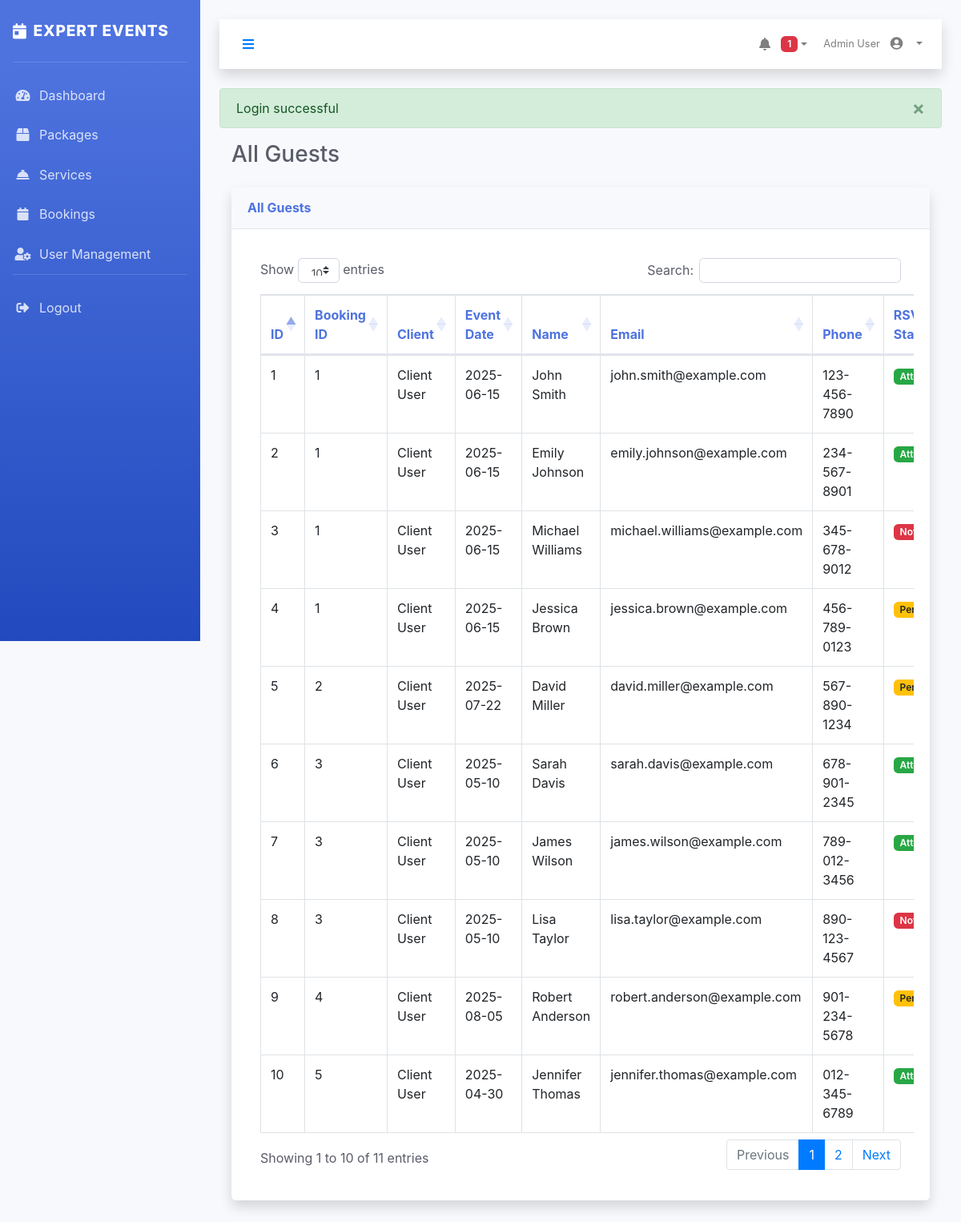
Screenshot of /pages/guests.php (signed in) with the database file from the repository.
### tables this page shows
CREATE TABLE `guests` (
  `id` bigint(20) UNSIGNED NOT NULL,
  `booking_id` int(11) DEFAULT NULL,
  `name` varchar(100) NOT NULL,
  `email` varchar(100) DEFAULT NULL,
  `phone` varchar(20) DEFAULT NULL,
  `rsvp_status` varchar(20) DEFAULT 'pending',
  `last_invited_at` timestamp NOT NULL DEFAULT current_timestamp() ON UPDATE current_timestamp()
);

CREATE TABLE `bookings` (
  `id` bigint(20) UNSIGNED NOT NULL,
  `user_id` int(11) DEFAULT NULL,
  `package_id` int(11) DEFAULT NULL,
  `event_place` varchar(255) DEFAULT NULL,
  `event_date` date DEFAULT NULL,
  `discount` decimal(10,2) DEFAULT NULL,
  `confirmed_by` int(11) DEFAULT NULL,
  `status` varchar(20) DEFAULT 'pending',
  `created_at` timestamp NOT NULL DEFAULT current_timestamp()
);

### config/database.php (called while the page is built, shortened)
<?php
class Database {
    private static $instance = null;
    private $connection;
    private function __construct() {
        $host = "localhost";
        $port = "3306";
        $dbname = "event_v2";
        $user = "root";
        $password = "";
        $dsn = "mysql:host=$host;port=$port;dbname=$dbname;charset=utf8mb4";
        try {
            $this->connection = new PDO($dsn, $user, $password);
            $this->connection->setAttribute(PDO::ATTR_ERRMODE, PDO::ERRMODE_EXCEPTION);
        } catch (PDOException $e) {
            echo "Database Connection Error: " . $e->getMessage();
            exit;
        }
    }
    public static function getInstance() {
        if (self::$instance === null) {
            self::$instance = new self();
        }
        return self::$instance;
    }
    public function query($sql, $params = []) {
        try {
            $stmt = $this->connection->prepare($sql);
            $stmt->execute($params);
            return $stmt->fetchAll(PDO::FETCH_ASSOC);
        } catch (PDOException $e) {
            echo "Query Error: " . $e->getMessage();
            return false;
        }
    }
}
?>

### pages/guests.php (the view, shortened to what this page needs)
<?php
require_once '../includes/header.php';
$bookings = $db->query("SELECT * FROM bookings");
$users = $db->query("SELECT * FROM users");
$guests = $db->query("SELECT * FROM guests");
$userNames = [];
foreach ($users as $user) {
    $userNames[$user['id']] = $user['name'];
}
$bookingId = isset($_GET['booking']) ? intval($_GET['booking']) : null;
$currentBooking = null;
if ($bookingId) {
    foreach ($bookings as $booking) {
        if ($booking['id'] == $bookingId) {
            $currentBooking = $booking;
            break;
        }
    }
    $filteredGuests = array_filter($guests, function($guest) use ($bookingId) {
        return $guest['booking_id'] == $bookingId;
    });
} else {
    $filteredGuests = $guests;
}
?>
<div class="d-sm-flex align-items-center justify-content-between mb-4">
    <h1 class="h3 mb-0 text-gray-800">
        <?php if ($currentBooking): ?>
            Guest Management for Booking #<?php echo $bookingId; ?>
        <?php else: ?>
            All Guests
        <?php endif; ?>
    </h1>
</div>
<div class="card shadow mb-4">
    <div class="card-header py-3">
        <h6 class="m-0 font-weight-bold text-primary">
            <?php echo $currentBooking ? 'Guests List' : 'All Guests'; ?>
        </h6>
    </div>
    <div class="card-body">
        <div class="table-responsive">
            <table class="table table-bordered dataTable" width="100%" cellspacing="0">
                <thead>
                    <tr>
                        <th>ID</th>
                        <?php if (!$currentBooking): ?>
                        <th>Booking ID</th>
                        <th>Client</th>
                        <th>Event Date</th>
                        <?php endif; ?>
                        <th>Name</th>
                        <th>Email</th>
                        <th>Phone</th>
                        <th>RSVP Status</th>
                    </tr>
                </thead>
                <tbody>
                    <?php if (!empty($filteredGuests)): ?>
                        <?php foreach ($filteredGuests as $guest):
                            if (!$currentBooking) {
                                $guestBooking = null;
                                foreach ($bookings as $booking) {
                                    if ($booking['id'] == $guest['booking_id']) {
                                        $guestBooking = $booking;
                                        break;
                                    }
                                }
                            }
                        ?>
                        <tr>
                            <td><?php echo $guest['id']; ?></td>
                            <?php if (!$currentBooking): ?>
                            <td><?php echo $guest['booking_id']; ?></td>
                            <td>
                                <?php
                                if (isset($guestBooking)) {
                                    echo $userNames[$guestBooking['user_id']] ?? 'Unknown';
                                } else {
                                    echo 'Unknown';
                                }
                                ?>
                            </td>
                            <td>
                                <?php
                                if (isset($guestBooking)) {
                                    echo $guestBooking['event_date'];
                                } else {
                                    echo 'Unknown';
                                }
                                ?>
                            </td>
                            <?php endif; ?>
                            <td><?php echo $guest['name']; ?></td>
                            <td><?php echo $guest['email']; ?></td>
                            <td><?php echo $guest['phone']; ?></td>
                            <td>
                                <?php if ($guest['rsvp_status'] === 'yes'): ?>
                                    <span class="badge badge-success">Attending</span>
                                <?php elseif ($guest['rsvp_status'] === 'no'): ?>
                                    <span class="badge badge-danger">Not Attending</span>
                                <?php else: ?>
                                    <span class="badge badge-warning">Pending</span>
                                <?php endif; ?>
                            </td>
                        </tr>
                        <?php endforeach; ?>
                    <?php else: ?>
                        <tr>
                            <td colspan="<?php echo $currentBooking ? '6' : '9'; ?>" class="text-center">No guests found.</td>
                        </tr>
                    <?php endif; ?>
                </tbody>
            </table>
        </div>
    </div>
</div>
<?php require_once '../includes/footer.php'; ?>

### assets/css/style.css (style rules this page uses)
:root { --primary-color: #4e73df; --secondary-color: #1cc88a; --dark-color: #5a5c69; --light-color: #f8f9fc; --danger-color: #e74a3b; --warning-color: #f6c23e; --info-color: #36b9cc; }
body { font-family: 'Nunito', -apple-system, BlinkMacSystemFont, 'Segoe UI', Roboto, 'Helvetica Neue', Arial, sans-serif; background-color: #f8f9fc; color: #5a5c69; }
.card { background-color: white; border: 0; border-radius: 0.35rem; box-shadow: 0 0.15rem 1.75rem 0 rgba(58, 59, 69, 0.1); margin-bottom: 1.5rem; }
.card-header { padding: 0.75rem 1.25rem; background-color: #f8f9fc; border-bottom: 1px solid #e3e6f0; }
.card-body { padding: 1.25rem; }
.table thead th { vertical-align: bottom; border-bottom: 2px solid #e3e6f0; font-weight: 700; color: #4e73df; }
.text-primary { color: #4e73df !important; }
.badge { font-weight: 600; padding: 0.35em 0.65em; border-radius: 0.35rem; }

### rows the page displays
guests: id "1", booking "1", booking.user_id "Client User", booking.event_date "2025-06-15", name "John Smith", email "john.smith@example.com", phone "123-456-7890", rsvp_status "Attending"
guests: id "2", booking "1", booking.user_id "Client User", booking.event_date "2025-06-15", name "Emily Johnson", email "emily.johnson@example.com", phone "234-567-8901", rsvp_status "Attending"
guests: id "3", booking "1", booking.user_id "Client User", booking.event_date "2025-06-15", name "Michael Williams", email "michael.williams@example.com", phone "345-678-9012", rsvp_status "Not Attending"
guests: id "4", booking "1", booking.user_id "Client User", booking.event_date "2025-06-15", name "Jessica Brown", email "jessica.brown@example.com", phone "456-789-0123", rsvp_status "Pending"
guests: id "5", booking "2", booking.user_id "Client User", booking.event_date "2025-07-22", name "David Miller", email "david.miller@example.com", phone "567-890-1234", rsvp_status "Pending"
guests: id "6", booking "3", booking.user_id "Client User", booking.event_date "2025-05-10", name "Sarah Davis", email "sarah.davis@example.com", phone "678-901-2345", rsvp_status "Attending"
guests: id "7", booking "3", booking.user_id "Client User", booking.event_date "2025-05-10", name "James Wilson", email "james.wilson@example.com", phone "789-012-3456", rsvp_status "Attending"
guests: id "8", booking "3", booking.user_id "Client User", booking.event_date "2025-05-10", name "Lisa Taylor", email "lisa.taylor@example.com", phone "890-123-4567", rsvp_status "Not Attending"
guests: id "9", booking "4", booking.user_id "Client User", booking.event_date "2025-08-05", name "Robert Anderson", email "robert.anderson@example.com", phone "901-234-5678", rsvp_status "Pending"
guests: id "10", booking "5", booking.user_id "Client User", booking.event_date "2025-04-30", name "Jennifer Thomas", email "jennifer.thomas@example.com", phone "012-345-6789", rsvp_status "Attending"

### other values shown
$item['title'] "Dashboard"
$item['title'] "Packages"
$item['title'] "Services"
$item['title'] "Bookings"
$item['title'] "User Management"
$unreadCount "1"
$_SESSION['user_name'] "Admin User"
$_SESSION['flash_message'] "Login successful"
